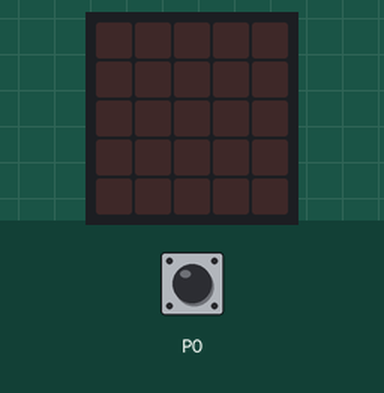
Bench run of a program on a simulated BBC micro:bit (MakeCode). Shown: the board's 5×5 LED display. The test bench sets the inputs (shaded band). Random numbers come from a fixed seed; the 48×5 strip is a reading aid, not a part: it shows the text the display is scrolling, unrolled, one strip-width of it at a time.

Above: at 1.2 s.
1.3 s: touch pin P0 pressed for 0.15 s
At 2.0 s:
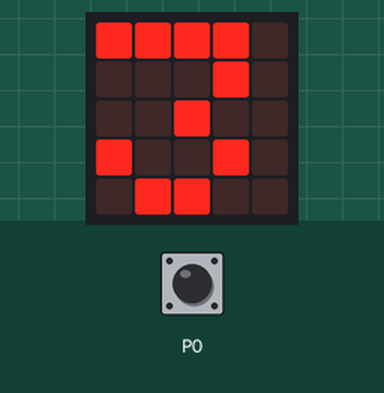
At 17.1 s:
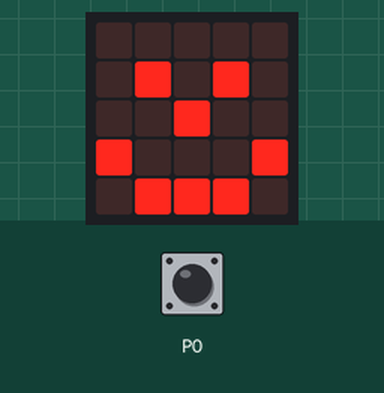

The program:

main.ts
```typescript
input.onPinPressed(TouchPin.P0, function () {
    basic.showNumber(3)
    basic.showNumber(2)
    basic.showNumber(1)
    basic.showString("Prepare-se!")
    basic.pause(randint(1000, 5000))
    basic.showLeds(`
        . . . . .
        . # . # .
        . . # . .
        # . . . #
        . # # # .
        `)
    basic.pause(1000)
    basic.clearScreen()
})
```

test.ts
```typescript
// testes vão aqui; isto não será compilado quando este pacote for usado como uma extensão.
```

Measured:
- after the input at 1.3 s, the display: changes after 0.15 s (image 1)
- what the display in image 1 shows lasts 0.7 s, from 1.5 s to 2.2 s
